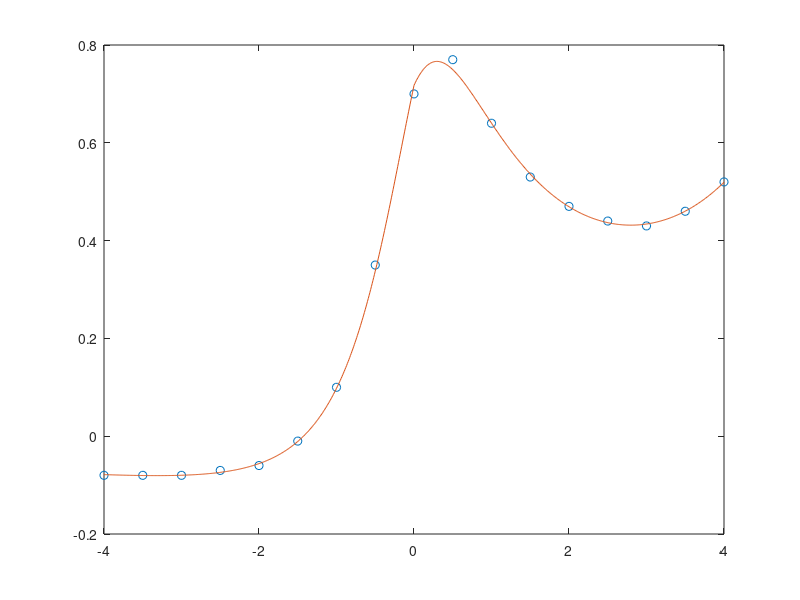

MATLAB code to generate this figure:
disp("Parte 4 B-Ejercicio 11")
disp("\n")
disp("a)")
disp("\n")

x=(-4:0.5:4)';
y=[-0.08;-0.08;-0.08;-0.07;-0.06;-0.01;0.1;0.35; 0.7;0.77;0.64;0.53;0.47;0.44;0.43;0.46;0.52];

A = [exp(x) x x.^0 (-y.*(x.^2)) (-y.*abs(x))]

parametros = pinv(A) * y;

p = parametros(1:3)
q = parametros(4:5)


disp("\n");
input("Pulsar ENTER para continuar");
disp("\n")
disp("b)")
disp("\n")

F=@(x)(p(1)*exp(x)+p(2)*x+p(3))./(q(1)*x.^2+q(2)*abs(x)+1)

disp("\n");
input("Pulsar ENTER para continuar");
disp("\n")
disp("c)")
disp("\n")

plot(x,y,'o',(-4:0.01:4),F(-4:0.01:4))

disp("ERROR:")
errorRelativo = norm(y-F(x))/norm(y)

disp("\n");
input("Pulsar ENTER para continuar");
disp("\n")
disp("d)")
disp("\n")

disp("F(-0.25)")
F(-0.25)

disp("F(5)")
F(5)

disp("F(-Inf)")
F(-realmax)